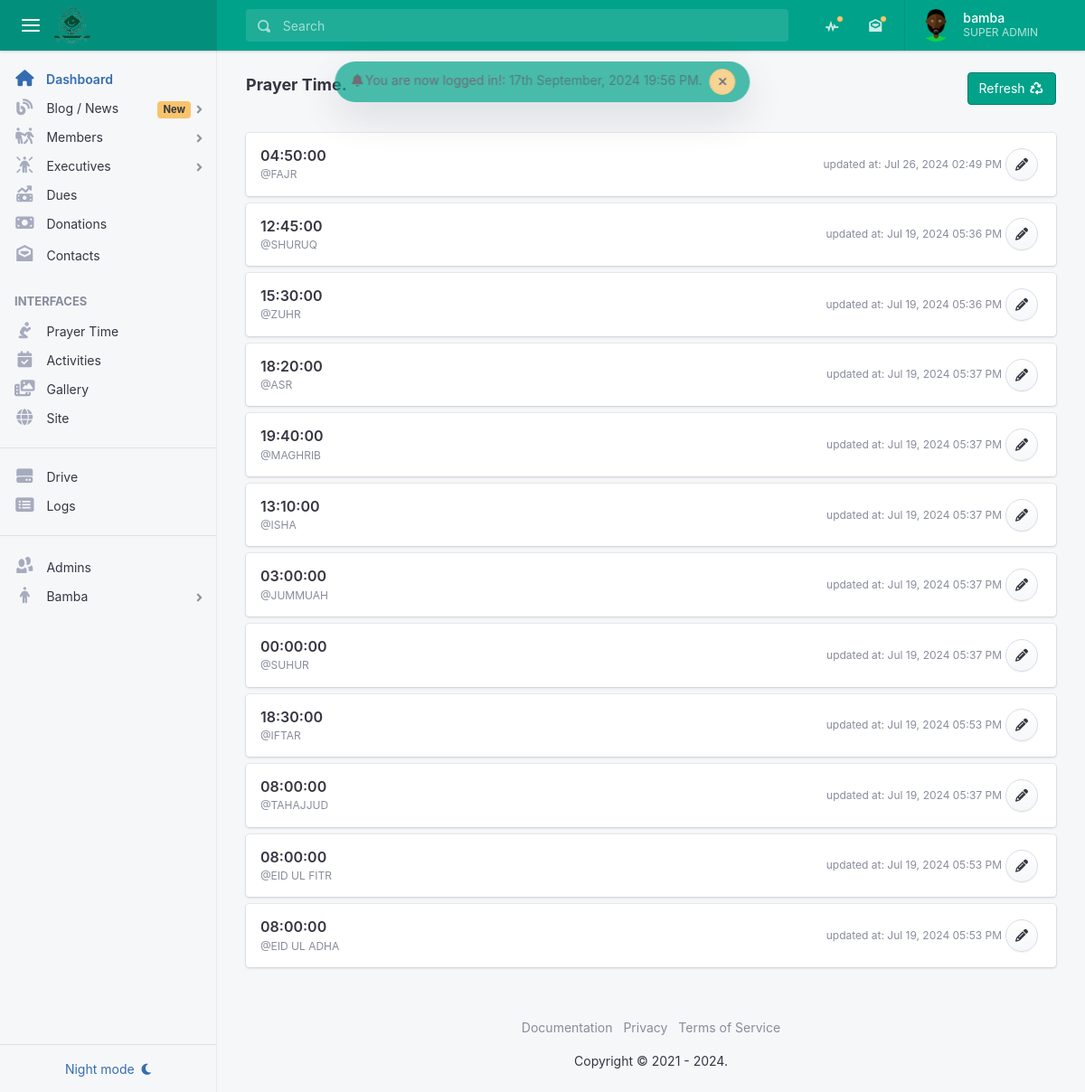
Page /admin/prayer-time.php (signed in) on the committed database.
### tables this page shows
CREATE TABLE `gmsa_admin` (
  `id` int(11) NOT NULL,
  `admin_id` varchar(300) DEFAULT NULL,
  `admin_fullname` varchar(255) NOT NULL,
  `admin_email` varchar(175) NOT NULL,
  `admin_password` varchar(255) NOT NULL,
  `admin_profile` text DEFAULT NULL,
  `admin_joined_date` datetime NOT NULL DEFAULT current_timestamp(),
  `admin_last_login` datetime DEFAULT NULL,
  `admin_permissions` varchar(255) NOT NULL,
  `admin_status` tinyint(4) NOT NULL DEFAULT 0
);

CREATE TABLE `gmsa_prayer_time` (
  `id` bigint(20) NOT NULL,
  `prayer_id` varchar(300) DEFAULT NULL,
  `prayer_name` varchar(200) DEFAULT NULL,
  `prayer_time` time DEFAULT NULL,
  `createdAt` timestamp NOT NULL DEFAULT current_timestamp(),
  `updatedAt` datetime DEFAULT NULL ON UPDATE current_timestamp(),
  `status` tinyint(1) NOT NULL DEFAULT 0
);

### helpers/functions.php (called while the page is built, shortened)
<?php
function get_prayer_time($conn) {
	$sql = "
        SELECT * FROM gmsa_prayer_time
    ";
    $statement = $conn->prepare($sql);
    $statement->execute();
    $rows = $statement->fetchAll();
    return (($statement->rowCount() > 0) ?  $rows : '');
}
function provide_admin_title($permission) {
	$title = '';
	if ($permission == 'admin,patron,finance,editor') {
		$title = 'Patron';
	} elseif ($permission == 'admin,finance,editor') {
		$title = 'Super Admin';
	} elseif ($permission == 'finance') {
		$title = 'Finance';
	} elseif ($permission == 'editor') {
		$title = 'Editor';
	}
	return strtoupper($title);
}

### helpers/helpers.php (called while the page is built, shortened)
<?php
function pretty_date($date){
	return date("M d, Y h:i A", strtotime($date));
}
function admin_has_permission($permission = 'admin') {
	global $admin_data;
	$permissions = explode(',', $admin_data['admin_permissions']);
	if (in_array($permission, $permissions, true)) {
		return true;
	}
	return false;
}

### admin/prayer-time.php (the view, shortened to what this page needs)
<?php
    require_once ("../db_connection/conn.php");
    include ("includes/head.php");
    include ("includes/header.php");
    include ("includes/aside.php");
    $prayers = get_prayer_time($conn);
?>
    <main class="app-main">
        <div class="wrapper">
            <div class="page">
                <?= $flash; ?>
                <div class="page-inner">
                    <header class="page-title-bar">
                        <div class="d-flex flex-column flex-md-row">
                            <p class="lead">
                                <span class="font-weight-bold">Prayer Time.</span>
                            </p>
                            <div class="ml-auto">
                                <div class="dropdown">
                                    <a class="btn btn-success" href="<?= PROOT . 'admin/prayer-time' .((isset($_GET['edit'])) ? '?edit='.$id.'': ''); ?>"><span>Refresh</span> <i class="fa fa-fw fa-recycle"></i></a>
                                </div>
                            </div>
                        </div>
                    </header>
                    <div class="page-section">
                        <?php if (isset($_GET['edit']) && !empty($_GET['edit'])): ?>
                            <div class="card">
                                <div class="card-body">
                                    <form method="POST">
                                        <fieldset>
                                            <legend>Update <?= $prayer_name; ?></legend>
                                            <div class="form-group">
                                                <div class="form-label-group">
                                                    <input type="text" class="form-control" id="prayer_name" name="prayer_name" placeholder="Prayer name" required="" value="<?= $prayer_name; ?>"> <label for="prayer_name">Prayer</label>
                                                </div>
                                            </div>
                                            <div class="form-group">
                                                <div class="form-label-group">
                                                    <input type="time" class="form-control" id="prayer_time" name="prayer_time" placeholder="Time" required="" value="<?= $prayer_time; ?>"> <label for="prayer_time">Time</label>
                                                </div>
                                            </div>
                                            <div class="form-actions">
                                                <button class="btn btn-success" type="submit" name="submit">Update prayer</button>
                                                <a class="btn" href="<?= PROOT; ?>admin/prayer-time">Cancel update</a>
                                            </div>
                                        </fieldset>
                                    </form>
                                </div>
                            </div>
                        <?php else: ?>
                        <?php if (is_array($prayers)): ?>
                            <?php foreach ($prayers as $prayer): ?>
                                <div class="card mb-2">
                                    <div class="card-body">
                                        <div class="row align-items-center">
                                            <div class="col">
                                                <h3 class="card-title">
                                                    <a href="user-profile.html"> <?= $prayer["prayer_time"]; ?> </a>
                                                </h3>
                                                <h6 class="card-subtitle text-muted"> @<?= strtoupper($prayer['prayer_name']); ?> </h6>
                                            </div>
                                            <div class="col-auto">
                                                <div class="d-inline-block">
                                                    <h6 class="card-subtitle text-muted"> <?= (($prayer['updatedAt'] == null) ? '' : 'updated at: ' . pretty_date($prayer['updatedAt'])); ?> </h6>
                                                </div>
                                                <a href="?edit=<?= $prayer["prayer_id"]; ?>" class="btn btn-icon btn-secondary mr-1" data-toggle="tooltip" title="" data-original-title="Edit Prayer">
                                                    <i class="fa-solid fa-pencil"></i>
                                                </a>
                                            </div>
                                        </div>
                                    </div>
                                </div>
                            <?php endforeach; ?>
                        <?php else: ?>
                            <div class="alert alert-info">
                                Prayer time empty.
                            </div>
                        <?php endif; ?>
                        <?php endif; ?>
                    </div>
                </div>
            </div>
        </div>
    <?php include ("includes/footer.php"); ?>

### admin/includes/header.php (shortened to what this page needs)
<div class="app">
    <header class="app-header app-header-dark bg-success">
        <div class="top-bar">
            <div class="top-bar-brand">
                <button class="hamburger hamburger-squeeze mr-2" type="button" data-toggle="aside-menu" aria-label="toggle aside menu"><span class="hamburger-box"><span class="hamburger-inner"></span></span></button>
                <a href="<?= PROOT; ?>admin">
                    <img src="<?= PROOT; ?>assets/media/logo/logo.png" class="img-fluid rounded" width="40">
                </a>
            </div>
            <div class="top-bar-list">
                <div class="top-bar-item top-bar-item-full">
                    <form class="top-bar-search">
                        <div class="input-group input-group-search dropdown">
                            <div class="input-group-prepend">
                                <span class="input-group-text"><span class="oi oi-magnifying-glass"></span></span>
                            </div>
                            <input type="text" class="form-control" data-toggle="dropdown" aria-label="Search" placeholder="Search">
                        </div>
                    </form>
                </div>
                <div class="top-bar-item top-bar-item-right px-0 d-none d-sm-flex">
                    <ul class="header-nav nav">
                        <li class="nav-item dropdown header-nav-dropdown has-notified">
                            <a class="nav-link" href="<?= PROOT; ?>admin/blog/all"><span class="oi oi-pulse"></span></a>
                        </li>
                        <li class="nav-item dropdown header-nav-dropdown has-notified">
                            <a class="nav-link" href="<?= PROOT; ?>admin/contacts"><span class="oi oi-envelope-open"></span></a>
                        </li>
                    </ul>
                    <div class="dropdown d-none d-md-flex">
                        <button class="btn-account" type="button" data-toggle="dropdown" aria-haspopup="true" aria-expanded="false"><span class="user-avatar user-avatar-md"><img src="<?= PROOT . (($admin_data['admin_profile'] == NULL) ? 'assets/media/avatar.png' : $admin_data['admin_profile']); ?>" alt=""></span> <span class="account-summary pr-lg-4 d-none d-lg-block"><span class="account-name"><?= $admin_data['admin_fullname']; ?> </span> <span class="account-description"><?= provide_admin_title($admin_data['admin_permissions']); ?></span></span></button>
                    </div>
                </div>
            </div>
        </div>
    </header>

### admin/includes/aside.php (shortened to what this page needs)
<aside class="app-aside app-aside-expand-md app-aside-light">
    <div class="aside-content">
        <div class="aside-menu overflow-hidden">
            <nav id="stacked-menu" class="stacked-menu">
                <ul class="menu">
                    <li class="menu-item has-active">
                        <a href="<?= PROOT; ?>admin" class="menu-link"><span class="menu-icon fas fa-home"></span> <span class="menu-text">Dashboard</span></a>
                    </li>
                    <?php if (admin_has_permission('editor')): ?>
                    <li class="menu-item has-child">
                        <a href="javascript:;" class="menu-link"><span class="menu-icon fas fa-blog"></span> <span class="menu-text">Blog / News</span> <span class="badge badge-warning">New</span></a>
                    </li>
                    <?php endif; ?>
                    <li class="menu-item has-child">
                        <a href="javascript:;" class="menu-link"><span class="menu-icon fa-solid fa-people-pulling"></span> <span class="menu-text">Members</span></a>
                    </li>
                    <li class="menu-item has-child">
                        <a href="javascript:;" class="menu-link"><span class="menu-icon fa-solid fa-person-rays"></span> <span class="menu-text">Executives</span></a>
                    </li>
                    <?php if (admin_has_permission('finance')): ?>
                    <li class="menu-item">
                        <a href="<?= PROOT; ?>admin/dues" class="menu-link"><span class="menu-icon fa fa-money-bill-trend-up"></span> <span class="menu-text">Dues</span></a>
                    </li>
                    <li class="menu-item">
                        <a href="<?= PROOT; ?>admin/donations" class="menu-link"><span class="menu-icon fa fa-money-bill"></span> <span class="menu-text">Donations</span></a>
                    </li>
                    <?php endif; ?>
                    <li class="menu-item">
                        <a href="<?= PROOT; ?>admin/contacts" class="menu-link"><span class="menu-icon oi oi-envelope-open"></span> <span class="menu-text">Contacts</span></a>
                    </li>
                    <?php if (admin_has_permission('editor')): ?>
                    <li class="menu-header">Interfaces </li>
                    <li class="menu-item">
                        <a href="<?= PROOT; ?>admin/prayer-time" class="menu-link"><span class="menu-icon fa-solid fa-person-praying"></span> <span class="menu-text">Prayer Time</span></a>
                    </li>
                    <li class="menu-item">
                        <a href="<?= PROOT; ?>admin/activity" class="menu-link"><span class="menu-icon fa fa-calendar-check"></span> <span class="menu-text">Activities</span></a>
                    </li>
                    <li class="menu-item">
                        <a href="<?= PROOT; ?>admin/gallery" class="menu-link"><span class="menu-icon fa fa-photo-film"></span> <span class="menu-text">Gallery</span></a>
                    </li>
                    <li class="menu-item">
                        <a href="<?= PROOT; ?>admin/site" class="menu-link"><span class="menu-icon fas fa-globe"></span> <span class="menu-text">Site</span></a>
                    </li>
                    <?php endif; ?>
                    <hr>
                    <li class="menu-item">
                        <a href="<?= PROOT; ?>admin/drive" class="menu-link"><span class="menu-icon fa-solid fa-hard-drive"></span> <span class="menu-text">Drive</span></a>
                    </li>
                    <li class="menu-item">
                        <a href="<?= PROOT; ?>admin/logs" class="menu-link"><span class="menu-icon fa-solid fa-rectangle-list"></span> <span class="menu-text">Logs</span></a>
                    </li>
                    <hr>
                    <?php if (admin_has_permission()): ?>
                    <li class="menu-item">
                        <a href="<?= PROOT; ?>admin/admins" class="menu-link"><span class="menu-icon oi oi-people"></span> <span class="menu-text">Admins</span></a>
                    </li>
                    <?php endif; ?>
                    <li class="menu-item has-child">
                        <a href="javascript:;" class="menu-link"><span class="menu-icon fa-solid fa-person"></span> <span class="menu-text"><?= ucwords($admin_data['admin_fullname']); ?> </span></a>
                    </li>
                </ul>
            </nav>
        </div>
        <footer class="aside-footer border-top p-2">
            <button class="btn btn-light btn-block text-primary" data-toggle="skin"><span class="d-compact-menu-none">Night mode</span> <i class="fas fa-moon ml-1"></i></button>
        </footer>
    </div>
</aside>

### rows in the picture
gmsa_admin: admin_fullname "bamba", admin_permissions "SUPER ADMIN", admin_fullname "Bamba"
gmsa_prayer_time: prayer_time "04:50:00", prayer_name "FAJR", updatedAt "Jul 26, 2024 02:49 PM"
gmsa_prayer_time: prayer_time "12:45:00", prayer_name "SHURUQ", updatedAt "Jul 19, 2024 05:36 PM"
gmsa_prayer_time: prayer_time "15:30:00", prayer_name "ZUHR", updatedAt "Jul 19, 2024 05:36 PM"
gmsa_prayer_time: prayer_time "18:20:00", prayer_name "ASR", updatedAt "Jul 19, 2024 05:37 PM"
gmsa_prayer_time: prayer_time "19:40:00", prayer_name "MAGHRIB", updatedAt "Jul 19, 2024 05:37 PM"
gmsa_prayer_time: prayer_time "13:10:00", prayer_name "ISHA", updatedAt "Jul 19, 2024 05:37 PM"
gmsa_prayer_time: prayer_time "03:00:00", prayer_name "JUMMUAH", updatedAt "Jul 19, 2024 05:37 PM"
gmsa_prayer_time: prayer_time "00:00:00", prayer_name "SUHUR", updatedAt "Jul 19, 2024 05:37 PM"
gmsa_prayer_time: prayer_time "18:30:00", prayer_name "IFTAR", updatedAt "Jul 19, 2024 05:53 PM"
gmsa_prayer_time: prayer_time "08:00:00", prayer_name "TAHAJJUD", updatedAt "Jul 19, 2024 05:37 PM"
gmsa_prayer_time: prayer_time "08:00:00", prayer_name "EID UL FITR", updatedAt "Jul 19, 2024 05:53 PM"
gmsa_prayer_time: prayer_time "08:00:00", prayer_name "EID UL ADHA", updatedAt "Jul 19, 2024 05:53 PM"

### other values in the picture
$_SESSION['flash_success'] "You are now logged in!"
